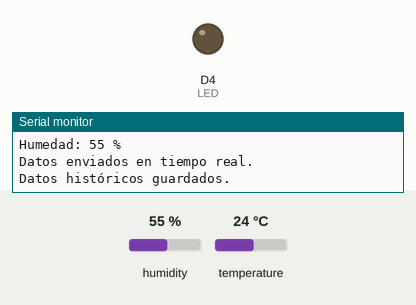
Simulated run of this sketch. Board: ESP8266 (NodeMCU). On the bench: output pins drawn as LEDs (lit = HIGH), the last lines printed to the serial monitor. The test bench sets the inputs (shaded band); at power-on: humidity 55 %, temperature 24 °C. WiFi joins after 1.5 s; servers stay silent unless stated.

Above: at 2.7 s.
2.8 s: humidity set to 52 %
8.6 s: humidity set to 49 %
At 12.4 s:
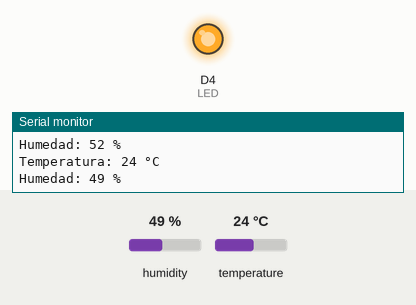
14.4 s: humidity set to 68 %
At 18.3 s:
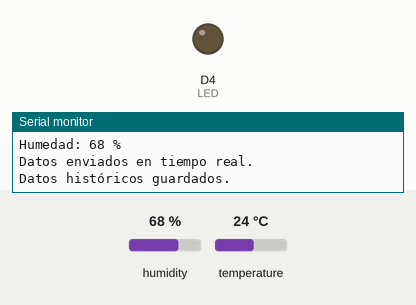
20.2 s: humidity set to 22 %
At 23.9 s:
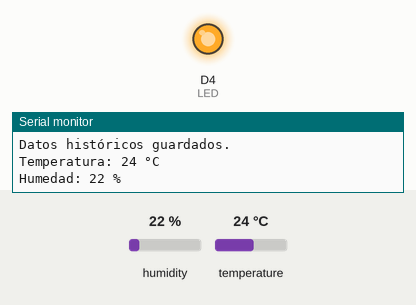
Timing chart, 0 to 25.4 s (numbered marks = the images above; inputs shaded):
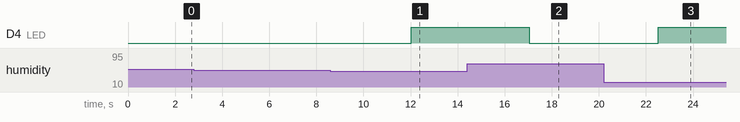

Measured:
- the behaviour switches between 51 and 50 % on humidity (found by bisection; images 0 and 1)
- after the input at 8.6 s, D4 (LED): LOW → HIGH after 3.4 s
- after the input at 14.4 s, D4 (LED): HIGH → LOW after 2.6 s
- after the input at 20.2 s, D4 (LED): LOW → HIGH after 2.3 s

The sketch:

sensores.ino
```cpp
#include <SimpleDHT.h>
#include <ESP8266WiFi.h>
#include <FirebaseESP8266.h>
#include <addons/TokenHelper.h>
#include <addons/RTDBHelper.h>

// Credenciales WiFi
#define WIFI_SSID "Alumnos"
#define WIFI_PASSWORD "@@1umN05@@"

// Firebase API y autenticación
#define API_KEY "AIzaSyBFIhz4mRKibRgzy4Om4W20liXeCUt-r74"
#define DATABASE_URL "sensorth-c671d-default-rtdb.firebaseio.com"
#define USER_EMAIL "feliperangel@gmail.com"
#define USER_PASSWORD "747317Frm"

// Definiciones del sensor y LED
int pinDHT11 = D2;
int LED = D4;
SimpleDHT11 dht11(pinDHT11);

// Objetos Firebase
FirebaseData fbdo;
FirebaseAuth auth;
FirebaseConfig config;

// Variables para control de tiempo y contador
unsigned long sendDataPrevMillis = 0;
unsigned long count = 0;
bool taskCompleted = false;

void setup() {
  Serial.begin(115200);

  pinMode(LED, OUTPUT);

  // Conectar a WiFi
  WiFi.begin(WIFI_SSID, WIFI_PASSWORD);
  Serial.print("Conectando a WiFi...");
  while (WiFi.status() != WL_CONNECTED) {
    Serial.print(".");
    delay(300);
  }
  Serial.println();
  Serial.print("Conectado con IP: ");
  Serial.println(WiFi.localIP());

  // Configurar Firebase
  config.api_key = API_KEY;
  auth.user.email = USER_EMAIL;
  auth.user.password = USER_PASSWORD;
  config.database_url = DATABASE_URL;

  // No es necesario redefinir la función tokenStatusCallback, ya está en TokenHelper.h
  config.token_status_callback = tokenStatusCallback;

  Firebase.begin(&config, &auth);
  Firebase.reconnectNetwork(true);

  fbdo.setBSSLBufferSize(4096, 1024);  // Ajuste de buffer SSL
}

void loop() {
  // Leer temperatura y humedad del sensor DHT11
  byte temperature = 0;
  byte humidity = 0;
  int err = dht11.read(&temperature, &humidity, NULL);

  if (err != SimpleDHTErrSuccess) {
    Serial.print("Error leyendo DHT11: ");
    Serial.println(err);
    delay(1000);
    return;
  }

  // Mostrar los valores leídos
  Serial.print("Temperatura: ");
  Serial.print((int)temperature);
  Serial.println(" °C");

  Serial.print("Humedad: ");
  Serial.print((int)humidity);
  Serial.println(" %");

  // Encender o apagar el LED según la humedad
  if ((int)humidity > 50) {
    digitalWrite(LED, LOW); // LOW enciende el LED
  } else {
    digitalWrite(LED, HIGH); // HIGH apaga el LED
  }

  // Enviar datos a Firebase cada 15 segundos
  if (Firebase.ready() && (millis() - sendDataPrevMillis > 15000 || sendDataPrevMillis == 0)) {
    sendDataPrevMillis = millis();

    // Crear el objeto JSON con los datos actuales
    FirebaseJson json;
    json.set("temperatura", (int)temperature);
    json.set("humedad", (int)humidity);

    // Obtener el timestamp del servidor
    if (Firebase.setTimestamp(fbdo, "/sensor/tiempo_real")) {
      // Guardar el timestamp en el JSON
      json.set("timestamp", fbdo.to<uint64_t>());
    } else {
      Serial.print("Error obteniendo timestamp: ");
      Serial.println(fbdo.errorReason());
    }

    // Enviar los datos en tiempo real
    if (Firebase.set(fbdo, F("/sensor/"), json)) {
      Serial.println("Datos enviados en tiempo real.");
    } else {
      Serial.print("Error al enviar datos en tiempo real: ");
      Serial.println(fbdo.errorReason());
    }

    // Guardar el historial de datos
    String pathHistorial = "/sensorHist/historico/" + String(count);
    if (Firebase.set(fbdo, pathHistorial, json)) {
      Serial.println("Datos históricos guardados.");
      count++;
    } else {
      Serial.print("Error al guardar datos históricos: ");
      Serial.println(fbdo.errorReason());
    }
  }

  delay(5000); // Espera de 5 segundos entre lecturas
}
```
